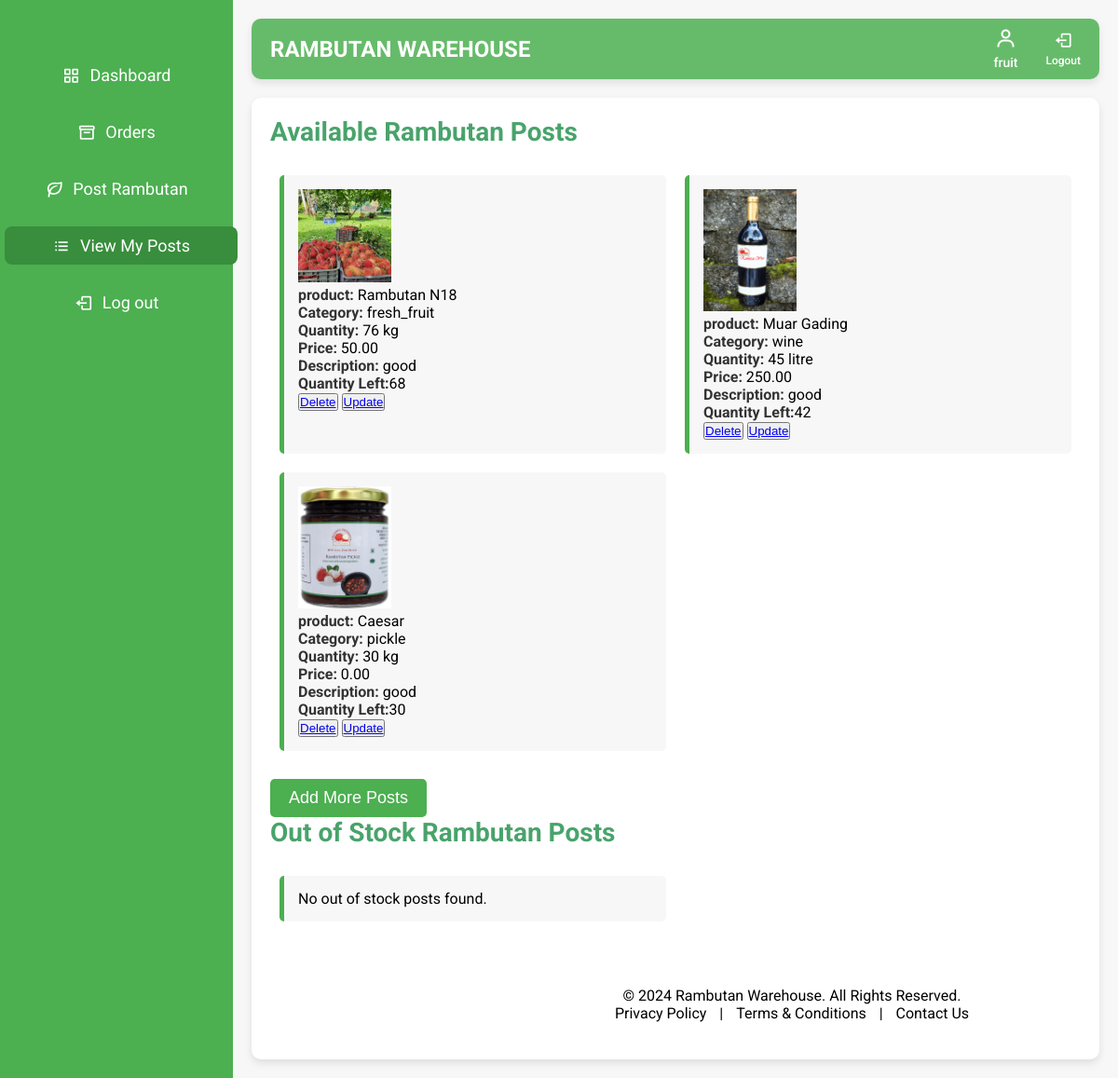
Page /view_posts/ (signed in) on the earlier database version.
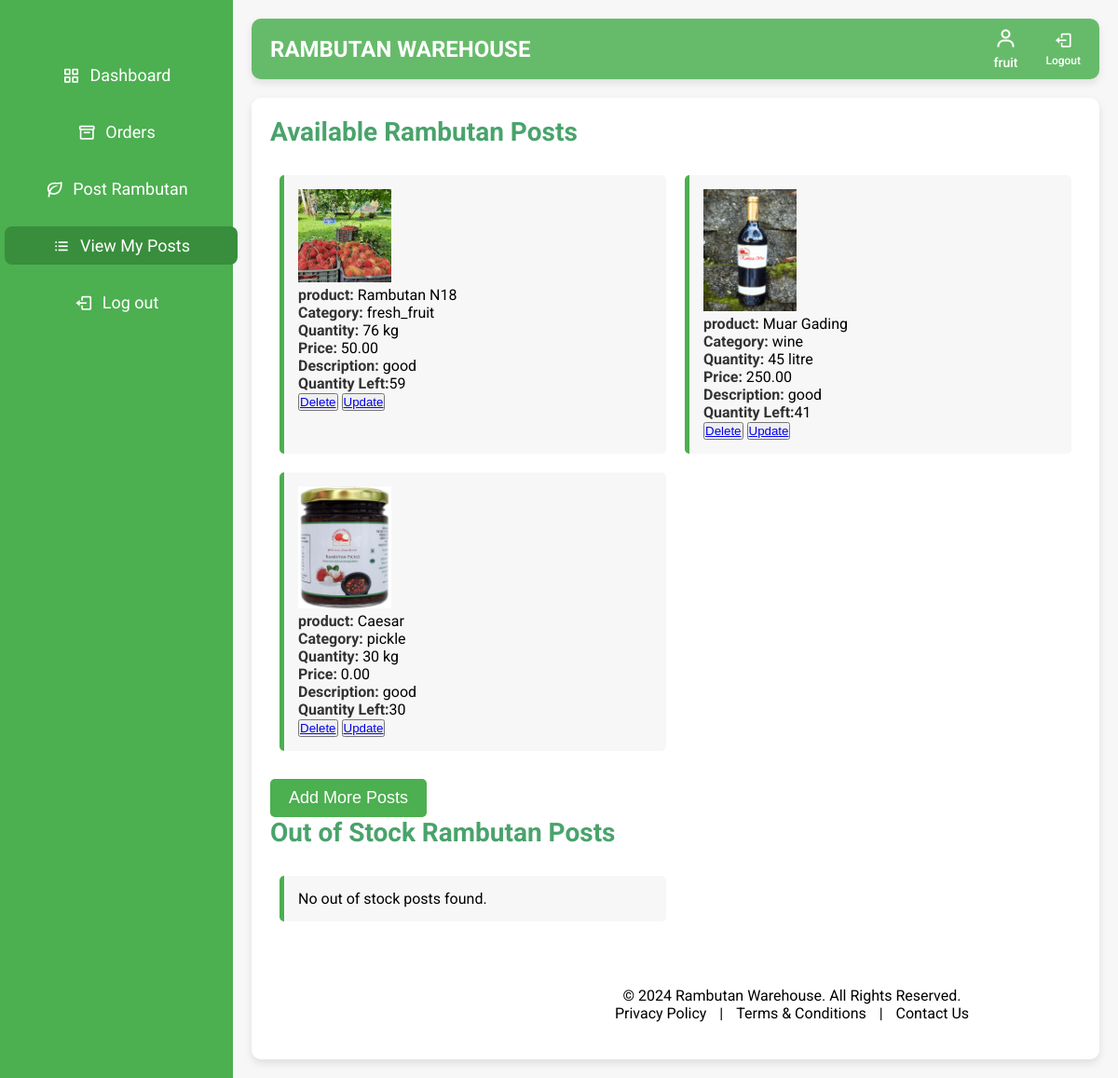
Same page on the later database version.
### warehouse/models.py (models this page shows, shortened)
class RambutanPost(models.Model):
    farmer = models.ForeignKey('FarmerDetails', on_delete=models.CASCADE, related_name='rambutan_posts')
    PRODUCT_CHOICES = sorted([
        ('Binjai', 'Binjai'),
        ('Caesar', 'Caesar'),
        ('E35', 'E35'),
        ('Hg Deli Baling', 'Hg Deli Baling'),
        ('Jarum Emas', 'Jarum Emas'),
        ('Maharlika', 'Maharlika'),
        ('Malwana', 'Malwana'),
        ('Muar Gading', 'Muar Gading'),
        ('Rambutan N18', 'Rambutan N18'),
        ('Rongrien', 'Rongrien'),
        ('School Boy', 'School Boy'),
        ('other', 'Other')  # 'Other' option placed last
    ], key=lambda x: (x[0] != 'other', x[0]))  # Ensures 'Other' is last
    product = models.CharField(max_length=255, choices=PRODUCT_CHOICES)
    CATEGORY_CHOICES = [
        ('fresh_fruit', 'Fresh Fruit'),
        ('juice', 'Juice'),
        ('pickle', 'Pickle'),
        ('wine', 'Wine'),
    ]
    category = models.CharField(max_length=20, choices=CATEGORY_CHOICES)
    quantity_type = models.CharField(max_length=10, choices=[('kg', 'Kilograms'), ('L', 'Litres')])
    quantity = models.PositiveIntegerField(default=1)
    quantity_left = models.PositiveIntegerField(default=0)
    price = models.DecimalField(max_digits=10, decimal_places=2)
    image = models.ImageField(upload_to='rambutan_images/')
    description = models.TextField()
    created_at = models.DateTimeField(auto_now_add=True)
    is_available = models.BooleanField(default=True)

### warehouse/views.py (the view)
# urls.py: path('view_posts/',views.view_posts,name='view_posts'),
@login_required
@cache_control(no_cache=True, must_revalidate=True, no_store=True)
def view_posts(request):
    user = request.user
    try:
        farmer_details = user.farmerdetails
        available_posts = RambutanPost.objects.filter(farmer=farmer_details, is_available=True)
        out_of_stock_posts = RambutanPost.objects.filter(farmer=farmer_details, is_available=False, quantity_left=0)
        unavailable_posts = RambutanPost.objects.filter(farmer=farmer_details, is_available=False).exclude(quantity_left=0)
    except FarmerDetails.DoesNotExist:
        return redirect('farmer_details')
    context = {
        'available_posts': available_posts,
        'out_of_stock_posts': out_of_stock_posts,
        'unavailable_posts': unavailable_posts,
        'user': user,
    }
    return render(request, 'view_posts.html', context)

### warehouse/templates/view_posts.html (shortened to what this page needs)
<!DOCTYPE html>
<html lang="en" dir="ltr">
<head>
  <link href="https://unpkg.com/boxicons@2.0.7/css/boxicons.min.css" rel="stylesheet">
  <link href="https://cdn.jsdelivr.net/npm/sweetalert2@11/dist/sweetalert2.min.css" rel="stylesheet">
</head>
<body>
  <div class="sidebar">
    <ul class="nav-links">
      <li>
        <a href="{% url 'farmer_dashboard' %}" >
          <i class='bx bx-grid-alt'></i>
          <span class="links_name">Dashboard</span>
        </a>
      </li>
      <li>
        <a href="{% url 'farmer_orders' %}">
          <i class='bx bx-box'></i>
          <span class="links_name">Orders</span>
        </a>
      </li>
      <li>
        <a href="{% url 'post_rambutan' %}">
          <i class='bx bx-leaf'></i>
          <span class="links_name">Post Rambutan</span>
        </a>
      </li>
      <li>
        <a href="{% url 'view_posts' %}" class="active">
          <i class='bx bx-list-ul'></i>
          <span class="links_name">View My Posts</span>
        </a>
      </li>
      <li class="log_out">
        <a href="{% url 'logout' %}">
          <i class='bx bx-log-out'></i>
          <span class="links_name">Log out</span>
        </a>
      </li>
    </ul>
  </div>
  <section class="home-section">
    <nav class="top-navbar">
      <div class="logo">
        <span class="logo-text">Rambutan Warehouse</span>
      </div>
      <ul class="nav-icons">
        <li class="user-profile">
          <a href="#">
            <i class='bx bx-user'></i>
            <span class="icon-name">{{ user.name }}</span>
          </a>
        </li>
        <li>
          <a href="{% url 'logout' %}">
            <i class='bx bx-log-out'></i>
            <span class="icon-name">Logout</span>
          </a>
        </li>
      </ul>
    </nav>
    <div class="home-content">
      <div class="posts-section">
        <h2>Available Rambutan Posts</h2>
        <ul>
          {% for post in available_posts %}
          <li>
            <img src="/media/{{ post.image }}" alt="{{ post.name }}" width="100px"><br>
            <strong>product:</strong> {{ post.product }}<br>
            <strong>Category:</strong> {{ post.category }}<br>
            <strong>Quantity:</strong> {{ post.quantity }}  {{post.quantity_type }}<br>
            <strong>Price:</strong> {{ post.price }}<br>
            <strong>Description:</strong> {{ post.description }}<br>
            <strong>Quantity Left:</strong>{{ post.quantity_left }}<br>
            <button><a href="{% url 'delete_post' post.id %}">Delete</a></button>
            <button><a href="{% url 'update_post' post.id %}">Update</a></button>
          </li>
          {% empty %}
          <li>No available posts found. Add your first rambutan post.</li>
          {% endfor %}
        </ul>
        <a href="{% url 'post_rambutan' %}">
          <button class="submit-button">Add More Posts</button>
        </a>
      </div>
      <div class="posts-section">
        <h2>Out of Stock Rambutan Posts</h2>
        <ul>
            {% for post in out_of_stock_posts %}
            <li>
                <img src="/media/{{ post.image }}" alt="{{ post.name }}" width="100px"><br>
                <strong>Name:</strong> {{ post.product }}<br>
                <strong>Category:</strong> {{ post.category }}<br>
                <strong>Quantity:</strong> {{ post.quantity_left }} {{post.quantity_type }}<br>
                <strong>Price:</strong> {{ post.price }}<br>
                <strong>Description:</strong> {{ post.description }}<br>
                <strong>Status:</strong> Out of Stock<br>
                <button><a href="{% url 'delete_post' post.id %}">Delete</a></button>
                <button><a href="{% url 'update_quantity' post.id %}">Update</a></button>
            </li>
            {% empty %}
            <li>No out of stock posts found.</li>
            {% endfor %}
        </ul>
      </div>
  <footer>
    <p>&copy; 2024 Rambutan Warehouse. All Rights Reserved.</p>
    <a href="#">Privacy Policy</a> |
    <a href="#">Terms & Conditions</a> |
    <a href="#">Contact Us</a>
  </footer>
  </section>
</body>
</html>

Differences in the rows shown:
changed RambutanPost "Rambutan N18": quantity_left "68" → "59"
changed RambutanPost "Muar Gading": quantity_left "42" → "41"
